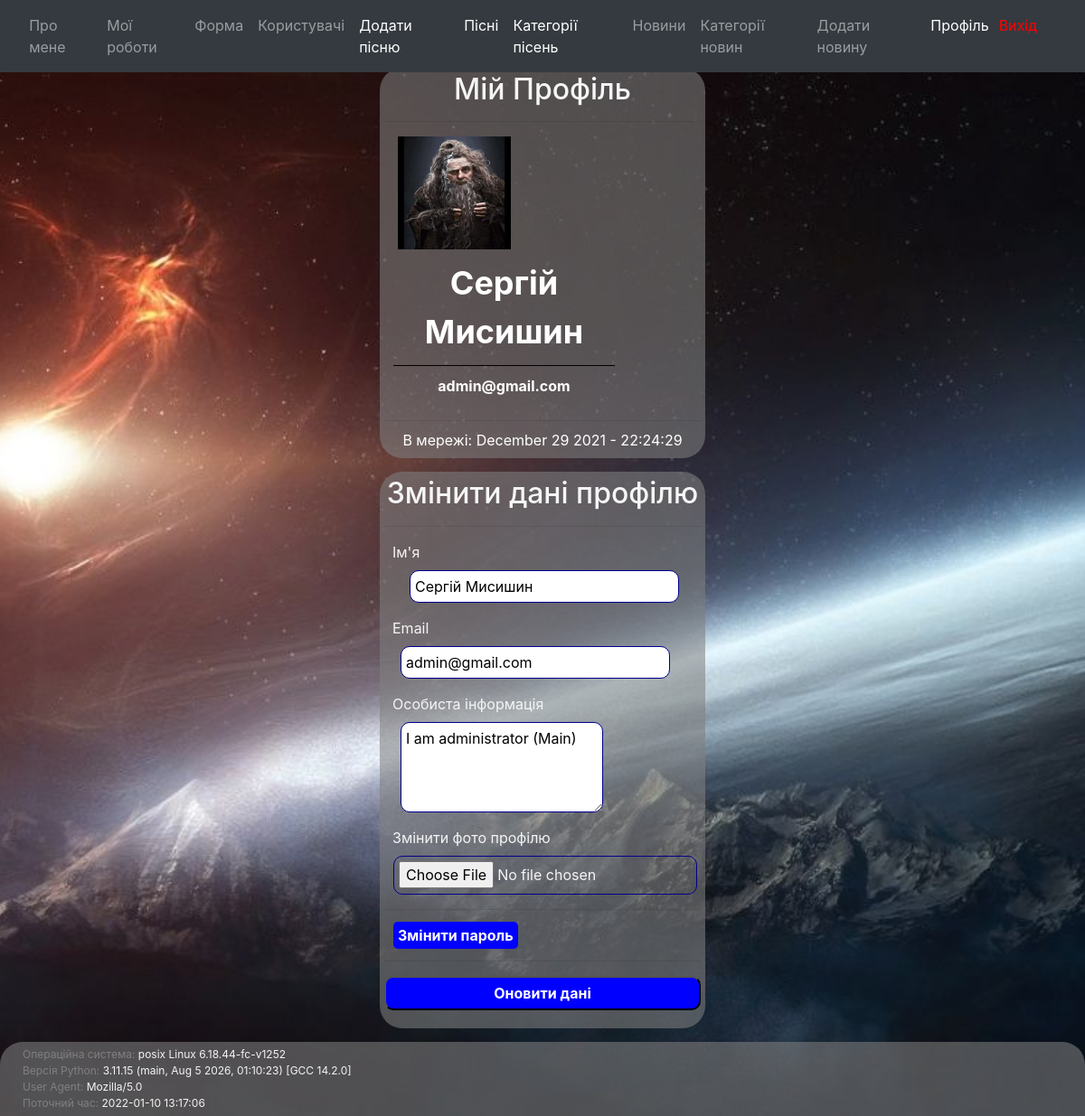
The page /auth/account (signed in) on the database its author committed.
### app/auth/models.py (models this page shows, shortened)
class User(db.Model, UserMixin):
    id = db.Column(db.Integer, primary_key=True)
    username = db.Column(db.String(20), unique=True, nullable=False)
    email = db.Column(db.String(120), unique=True, nullable=False)
    image_file = db.Column(db.String(20), nullable=False, default='default.png')
    password = db.Column(db.String(60), nullable=False)
    about_me = db.Column(db.Text, nullable=True)
    last_date = db.Column(db.DateTime, default=db.func.now())
    songs = db.relationship('Songs', backref='author_song', lazy=True)

### app/auth/views.py (the view, shortened to what this page needs)
@auth_blueprint.route("/account", methods=['GET', 'POST'])
@login_required
def account():
    form = UpdateAccountForm()
    form.about_me.data = current_user.about_me
    form.username.data = current_user.username
    form.email.data = current_user.email
    image_file = url_for('static', filename='profile_pics/' + current_user.image_file)
    print(image_file)
    return render_template('auth/account.html', image_file=image_file, form=form, data=getFooterData())

### app/auth/forms.py (shortened to what this page needs)
class UpdateAccountForm(FlaskForm):
    username = StringField("Ім'я", validators=[DataRequired(), Length(min=2, max=20)])
    email = StringField('Email', validators=[InputRequired('Email is required'),Regexp('^[a-zA-Z0-9_.+-]+@[a-zA-Z0-9-]+\.[a-zA-Z0-9-.]+$', message=error_14)])
    picture = FileField('Змінити фото профілю', validators=[FileAllowed(['jpg', 'png'])])
    about_me = TextAreaField('Особиста інформація', validators=[DataRequired(), Length(max=500)])
    submit = SubmitField('')

### app/auth/getFunction.py (called while the page is built)
def getFooterData():
    OS_info = os.name + " " + platform.system() + " " + platform.release()
    current_datetime = datetime.now()
    userAgent = request.headers.get('User-Agent')
    pythonVersion = sys.version
    return [OS_info, pythonVersion, userAgent, current_datetime]

### app/auth/models.py (called while the page is built)
@login_manager.user_loader
def user_loader(user_id):
    return User.query.get(int(user_id))

### app/auth/views.py (called while the page is built)
@auth_blueprint.before_request
def before_request():
    if current_user.is_authenticated:
        current_user.last_date = datetime.utcnow()
        db.session.commit()

### app/auth/templates/auth/account.html (shortened to what this page needs)
{% from "_render_field.html" import render_field %}
{% extends "baseTemplate.html" %}
{% block content %}
        <form method="post" enctype="multipart/form-data">
            <div class="myAccount">
                <h2 align="center">Мій Профіль</h2>
                <hr>
                <div id="account-div1">
                    <div id="account-div2"><img src="/static/profile_pics/{{ current_user.image_file }}" style="width: 125px; height: 125px"></div>
                    <div id="account-div5">
                        <div id="account-div3"><span class="my-acc-row-items-name">{{ current_user.username }}</span></div>
                        <div id="account-div4"><span class="my-acc-row-items-email">{{ current_user.email }}</span></div>
                    </div>
                </div>
                <hr>
                <p id="p-last-seen">В мережі: {{ current_user.last_date.strftime('%B %d %Y - %H:%M:%S') }}</p>
            </div>
        <div class="myAccount">
            <h2 align="center">Змінити дані профілю</h2>
            <hr>
            <p>&nbsp;{{ render_field(form.username, id='id-change-username') }}</p>
            <p>&nbsp;{{ render_field(form.email, id='id-change-email') }}</p>
            <p>&nbsp;{{ render_field(form.about_me, id='id-change-about_me') }}</p>
            <p>&nbsp;
                {{ form.picture.label() }}<br>
                {{ form.picture(id='id-change-picture') }}
            </p>
            <hr>
                <a href="{{ url_for('auth.reset_password') }}" id="id-change-reset_password">Змінити пароль</a>
            <hr>
            <input id="id-change-update" type="submit" value="Оновити дані">
        </div>
    </form>
{% endblock %}

### app/templates/_render_field.html (shortened to what this page needs)
{% macro render_field(field) %}
{{ field.label }}
{{ field(**kwargs)|safe }}
{% endmacro %}

### app/static/css/main.css (style rules this page uses)
body { height: 100%; background: url('../images/fon2.jpg') no-repeat fixed center center; -webkit-background-size: cover; -moz-background-size: cover; -o-background-size: cover; background-size: cover; }
.myAccount { margin: 15px auto; padding: 5px; width: 30%; min-height: 250px; background-color: rgba(128, 128, 128, 0.57); border-radius: 25px; color: whitesmoke; }
.my-acc-row-items-name { min-width: 75px; font-size: 36px; color: #ffffff; font-weight: bold; display: inline-block; padding: 3px; margin: 7px 3px; }
.my-acc-row-items-email { min-width: 75px; font-size: 16px; color: #ffffff; display: inline-block; font-weight: bold; padding: 3px; margin: 7px 3px; }
#account-div1 { width: 100%; display: inline-block; }
#account-div2 { margin-left: 15px; vertical-align: top; display: inline-block; }
#account-div3 { vertical-align: top; width: 100%; height: 50%; text-align: center; display: inline-block; border-bottom: 1px solid black; }
#account-div4 { width: 100%; height: 50%; text-align: center; display: inline-block; }
#account-div5 { width: 70%; margin-left: 10px; display: inline-block; vertical-align: top; }
#p-last-seen { margin-top: -10px; margin-bottom: 0px; text-align: center; font-size: 16px; color: #ffffff; padding: 3px; }
#id-change-username { margin-left: 28px; width: 85%; border-radius: 10px; border: 1px solid darkblue; padding: 5px; }
#id-change-email { margin-left: 18px; width: 85%; border-radius: 10px; border: 1px solid darkblue; padding: 5px; }
#id-change-about_me { margin-left: 18px; width: 64%; height: 100px; border-radius: 10px; border: 1px solid darkblue; vertical-align: top; padding: 5px; }
#id-change-picture { margin-left: 10px; width: 96%; height: 43px; border-radius: 10px; border: 1px solid darkblue; vertical-align: top; padding: 5px; }
#id-change-update { margin-left: auto; margin-right: auto; margin-bottom: 15px; background: blue; color: white; width: 100%; border-radius: 10px; padding: 5px; font-weight: bold; }
#id-change-reset_password { margin-left: 10px; background: blue; color: white; width: 100%; border-radius: 5px; padding: 5px; font-weight: bold; }

### rows shown on the page
User: image_file (picture), username "Сергій Мисишин", email "admin@gmail.com", last_date "December 29 2021 - 22:24:29", about_me "I am administrator (Main)"

### other values the page prints
{{ field.label }} "Ім'я Email Особиста інформація"
{{ data[0] }} "posix Linux 6.18.44-fc-v1252"
{{ data[1] }} "3.11.15 (main, Aug 5 2026, 01:10:23) [GCC 14.2.0]"
{{ data[2] }} "Mozilla/5.0"
{{ data[3] }} "2022-01-10 13:17:06"
